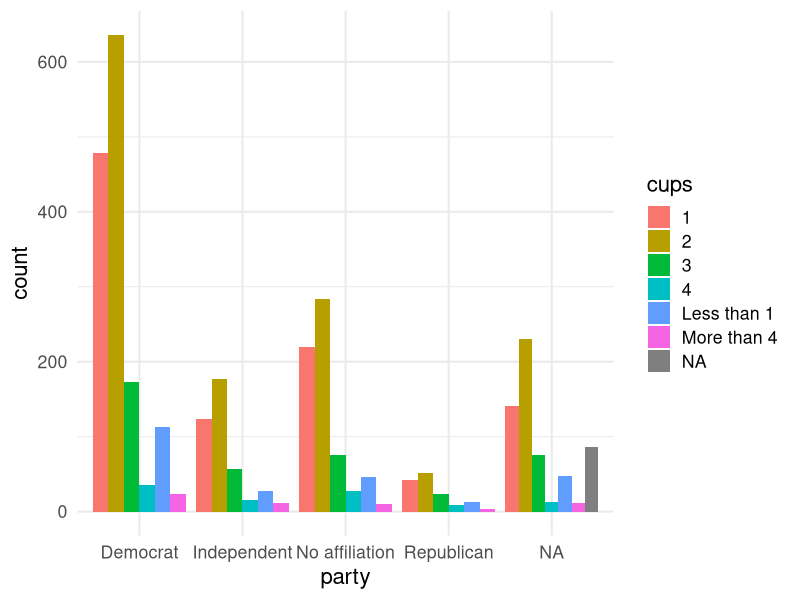

Write the R code that produced this figure.
## ---- chunk 1
#libraries
library(tidyverse)

#default theme for ggplot2
ggplot2::theme_set(ggplot2::theme_minimal(base_size = 16))

#default parameters for knitr
knitr::opts_chunk$set(
  fig.width = 8,
  fig.asp = 0.618,
  fig.retina = 2,
  dpi = 150, 
  out.width = "70%"
)
## ---- chunk 2
#load data
gactt_data <- read_csv("data/GACTT_RESULTS_ANONYMIZED_HW1.csv")

#print first 6 rows and last 4 rows
gactt_data %>%
  head(6)

gactt_data %>%
  tail(4)

#print class of each variable
gactt_data %>%
  sapply(class)

#plot - relationship between cups and party

gactt_data %>%
  ggplot(aes(x = party, fill = cups)) +
  geom_bar(position = "dodge")
